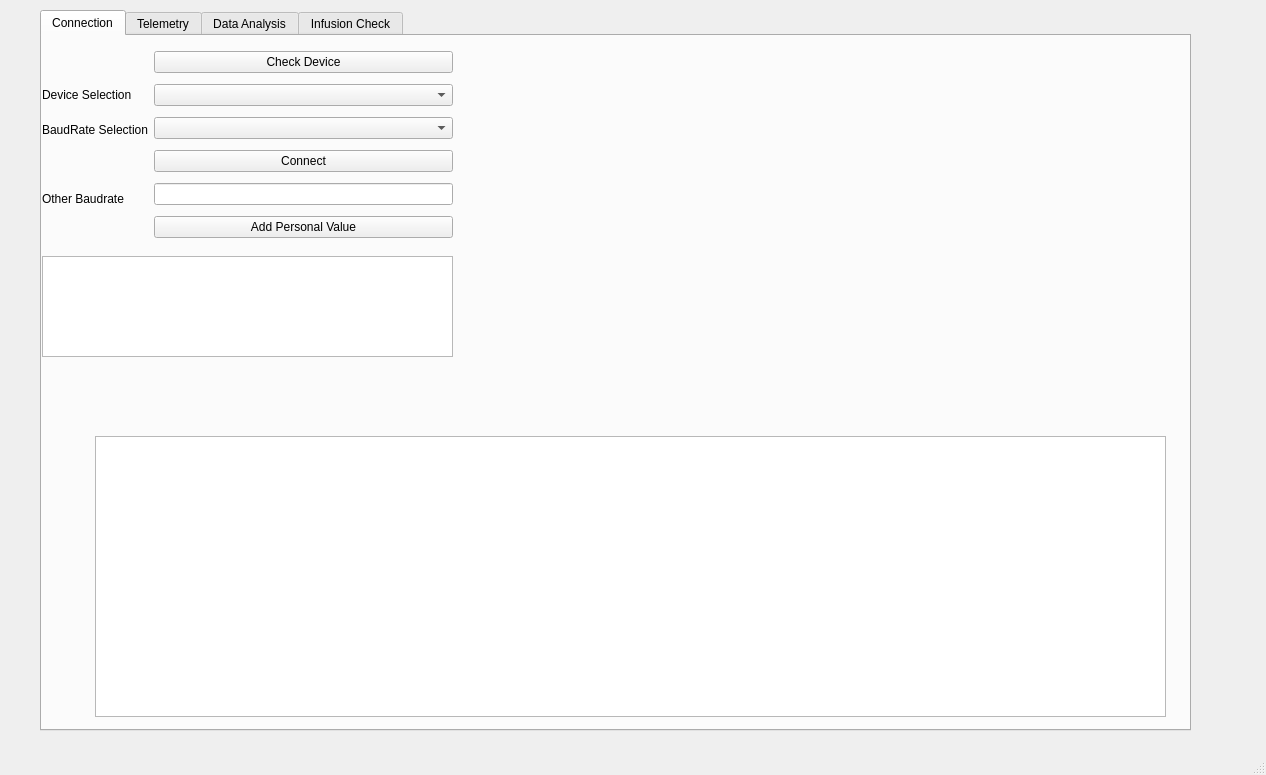
<?xml version="1.0" encoding="UTF-8"?>
<ui version="4.0">
 <class>MainWindow</class>
 <widget class="QMainWindow" name="MainWindow">
  <property name="geometry">
   <rect>
    <x>0</x>
    <y>0</y>
    <width>1266</width>
    <height>775</height>
   </rect>
  </property>
  <property name="windowTitle">
   <string>MainWindow</string>
  </property>
  <widget class="QWidget" name="centralwidget">
   <widget class="QTabWidget" name="tabWidget">
    <property name="geometry">
     <rect>
      <x>40</x>
      <y>10</y>
      <width>1151</width>
      <height>721</height>
     </rect>
    </property>
    <property name="currentIndex">
     <number>0</number>
    </property>
    <widget class="QWidget" name="tab">
     <attribute name="title">
      <string>Connection</string>
     </attribute>
     <widget class="QWidget" name="horizontalLayoutWidget">
      <property name="geometry">
       <rect>
        <x>0</x>
        <y>10</y>
        <width>411</width>
        <height>201</height>
       </rect>
      </property>
      <layout class="QHBoxLayout" name="horizontalLayout">
       <item>
        <layout class="QVBoxLayout" name="verticalLayout_2">
         <item>
          <widget class="QLabel" name="label">
           <property name="text">
            <string/>
           </property>
          </widget>
         </item>
         <item>
          <widget class="QLabel" name="label_2">
           <property name="text">
            <string>Device Selection</string>
           </property>
          </widget>
         </item>
         <item>
          <widget class="QLabel" name="label_3">
           <property name="text">
            <string>BaudRate Selection</string>
           </property>
          </widget>
         </item>
         <item>
          <widget class="QLabel" name="label_4">
           <property name="text">
            <string/>
           </property>
          </widget>
         </item>
         <item>
          <widget class="QLabel" name="label_5">
           <property name="text">
            <string>Other Baudrate</string>
           </property>
          </widget>
         </item>
         <item>
          <widget class="QLabel" name="label_6">
           <property name="text">
            <string/>
           </property>
          </widget>
         </item>
        </layout>
       </item>
       <item>
        <layout class="QVBoxLayout" name="verticalLayout">
         <item>
          <widget class="QPushButton" name="DeviceButton">
           <property name="text">
            <string>Check Device</string>
           </property>
          </widget>
         </item>
         <item>
          <widget class="QComboBox" name="DeviceList"/>
         </item>
         <item>
          <widget class="QComboBox" name="BaudList"/>
         </item>
         <item>
          <widget class="QPushButton" name="ConnectionButton">
           <property name="text">
            <string>Connect</string>
           </property>
          </widget>
         </item>
         <item>
          <widget class="QLineEdit" name="persBaud"/>
         </item>
         <item>
          <widget class="QPushButton" name="addValueButton">
           <property name="text">
            <string>Add Personal Value</string>
           </property>
          </widget>
         </item>
        </layout>
       </item>
      </layout>
     </widget>
     <widget class="QPlainTextEdit" name="ReceivedText">
      <property name="geometry">
       <rect>
        <x>53</x>
        <y>400</y>
        <width>1071</width>
        <height>281</height>
       </rect>
      </property>
     </widget>
     <widget class="QPlainTextEdit" name="connectionInfo">
      <property name="enabled">
       <bool>true</bool>
      </property>
      <property name="geometry">
       <rect>
        <x>0</x>
        <y>220</y>
        <width>411</width>
        <height>101</height>
       </rect>
      </property>
      <property name="plainText">
       <string/>
      </property>
     </widget>
    </widget>
    <widget class="QWidget" name="tab_2">
     <attribute name="title">
      <string>Telemetry</string>
     </attribute>
    </widget>
    <widget class="QWidget" name="tab_3">
     <attribute name="title">
      <string>Data Analysis</string>
     </attribute>
    </widget>
    <widget class="QWidget" name="tab_4">
     <attribute name="title">
      <string>Infusion Check</string>
     </attribute>
    </widget>
   </widget>
  </widget>
  <widget class="QMenuBar" name="menubar">
   <property name="geometry">
    <rect>
     <x>0</x>
     <y>0</y>
     <width>1266</width>
     <height>22</height>
    </rect>
   </property>
  </widget>
  <widget class="QStatusBar" name="statusbar"/>
 </widget>
 <resources/>
 <connections/>
</ui>
